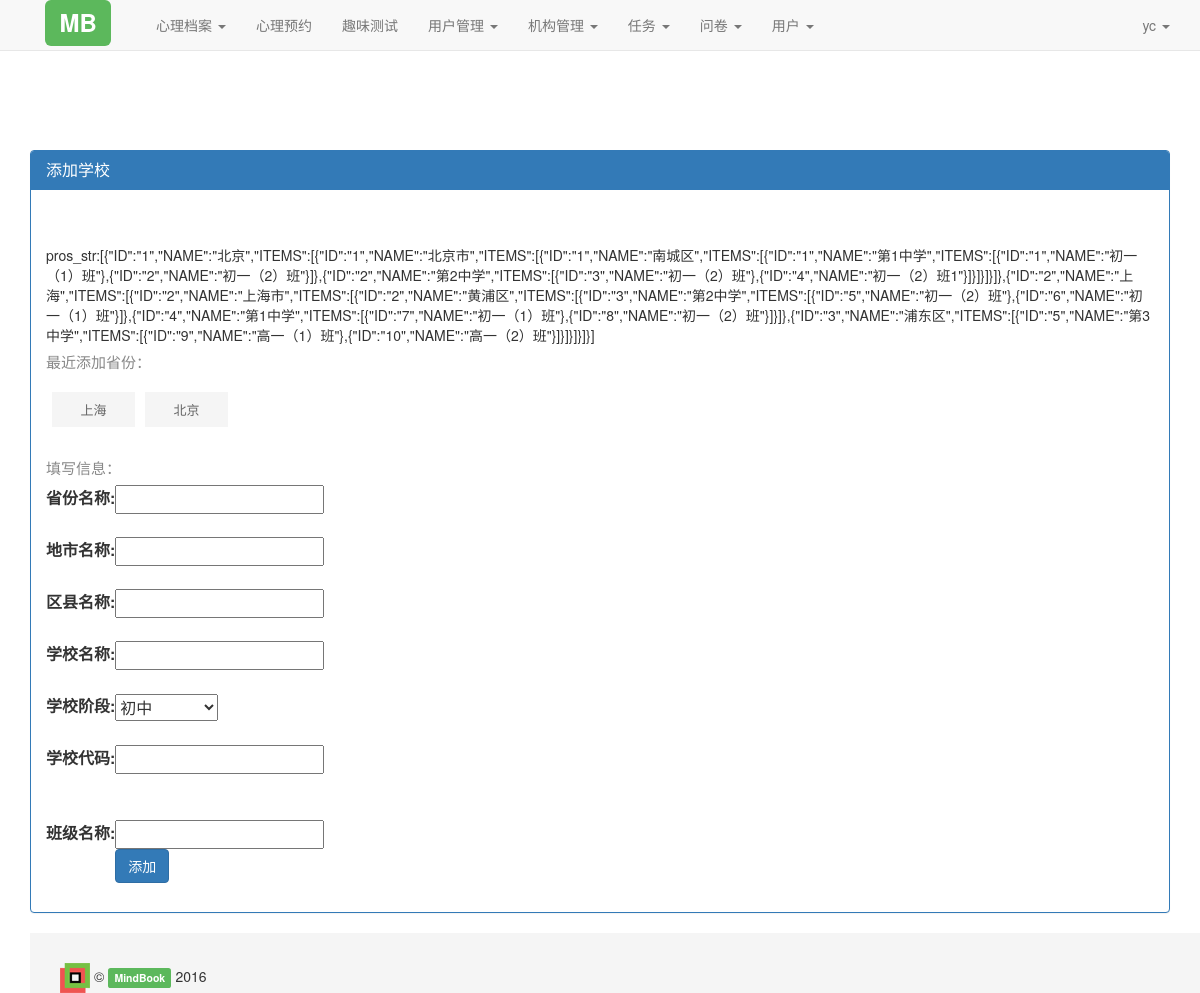
The app's page /account/add_school (signed in), older data.
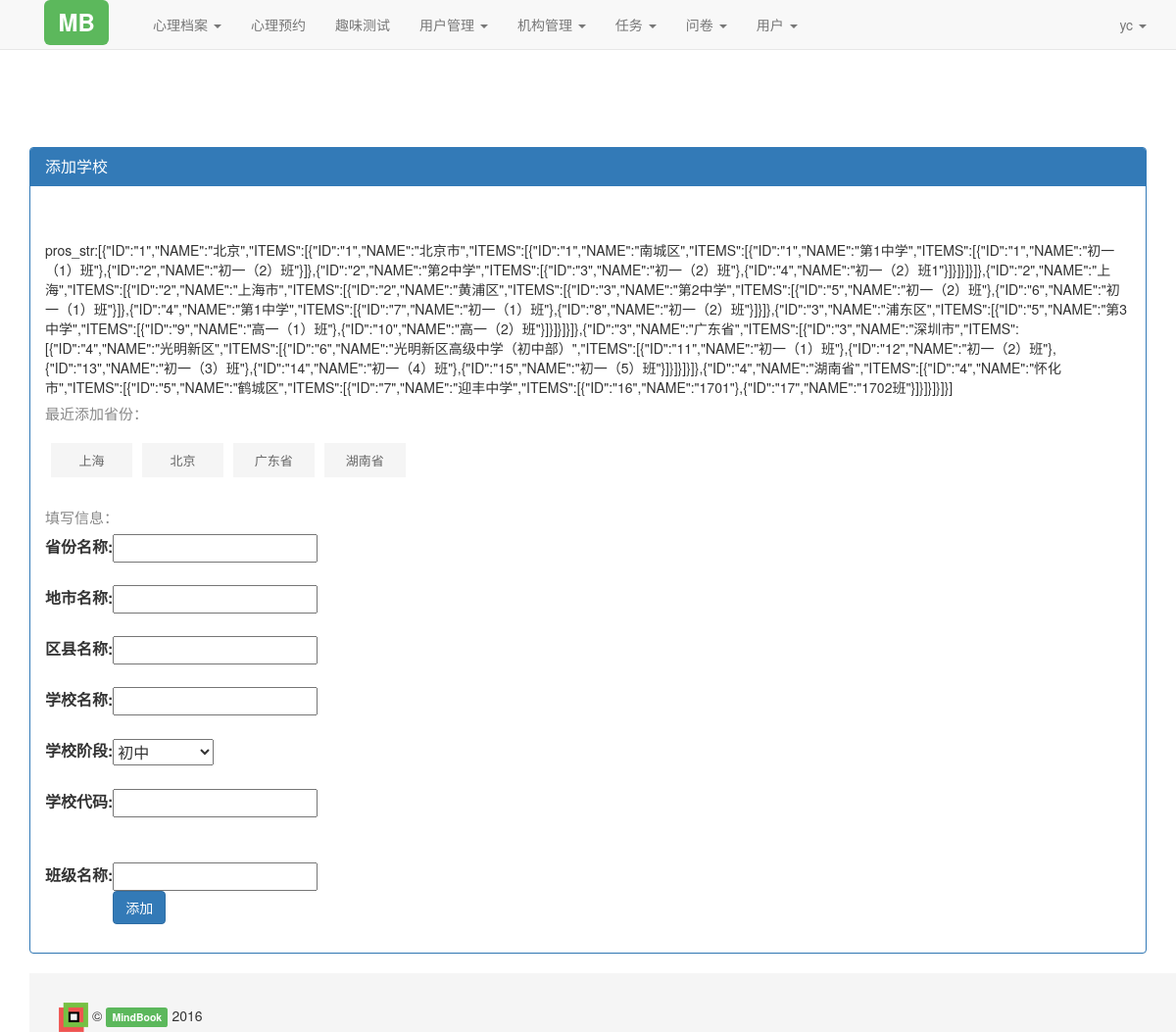
The same page, newer data.
### account/models.py (models this page shows, shortened)
class User(AbstractUser):
    SEX_CHOICES = {
        1: u'男',
        2: u'女',
    }
    ROLE_CHOICES = {
        1: u'学生',
        2: u'老师',
        3: u'班主任',
        4: u'年级主任',
        5: u'校领导',
        6: u'学校管理员',
        7: u'系统管理员',
    }
    location = models.CharField(u'所在地',max_length=30, blank=True)#所在地，省+地市+区县+乡镇或街道
    school = models.ForeignKey('School',verbose_name=u'学校',null=True, blank=True, related_name='school_user')#学校
    class_name = models.CharField(u'班级名称',max_length=30, blank=True)#班级名称
    inschool_date = models.DateField(u'入学年份',blank=True, null=True)#入学年份
    study_id = models.CharField(u'学号',max_length=128, blank=True, null=True)#学号
    role = models.SmallIntegerField(u'角色',default=1, choices=ROLE_CHOICES.items())#角色
    birthday = models.DateField(u'出生日期',null=True, blank=True)#出生日期
    gender = models.SmallIntegerField(u'性别',default=1, choices=SEX_CHOICES.items())#性别
    qq_number = models.CharField(u'QQ号码',max_length=128, blank=True, null=True)#QQ号码
    wechat_number = models.CharField(u'微信号码',max_length=128, blank=True, null=True)#微信号码
    phone_number = models.CharField(u'手机号码',max_length=128, blank=True, null=True)#手机号码
    bio = models.TextField(u'自我介绍',max_length=500, blank=True)#自我介绍
    person_sign = models.CharField(u'个性签名',max_length=128, blank=True, null=True)#个性签名
    picture = models.ImageField(u'头像',upload_to="image/", blank=True,null=True)#头像
    nick_name = models.CharField(u'昵称',max_length=128, blank=True, null=True)#昵称
    real_name = models.CharField(u'真实姓名',max_length=128, blank=True, null=True)#真实姓名
    login_times = models.SmallIntegerField(u'登录次数',blank=True, null=True)#登录次数
    already_toke = models.CharField(u'已经做过的测试',max_length=1280, blank=True, null=True)#已经做过的测试名称
    class Meta:
        permissions = (
            ('can_view_student', u'可以查看学生'),  #到对象级别则分为可以查看：单个学生（自己）、全班学生（自己所在班）、全年级学生、全校学生
            ('can_view_teacher', u'可以查看教师'),
            ('can_view_class', u'可以查看班主任'),
            ('can_view_admin', u'可以查看学校管理员'),
        )

class Province(models.Model):
    province_name = models.CharField(u'省份名称',max_length=30, blank=True)#省份名称
    creater = models.ForeignKey(User,verbose_name=u'创建者', null=True, blank=True, related_name='province_creater')#创建者
    create_time = models.DateTimeField(auto_now_add=True, editable=False, null=True)#创建时间
    update_time = models.DateTimeField(auto_now=True, editable=False, null=True)#更新时间
    class Meta:
        permissions = (
            ('can_view_all_province', u'查看所有省份'),
        )

### account/views.py (the view, shortened to what this page needs)
@permission_required('user.is_staff')
def add_school(request):
    provinces_recent = Province.objects.all().order_by('province_name','-create_time')
    citys_recent = City.objects.all().order_by('city_name','-create_time')[:10]
    districts_recent = District.objects.all().order_by('district_name','-create_time')[:10]
    schools_recent = School.objects.values("school_name").distinct() [:10]
    classes_recent = Class.objects.values("class_name").distinct() [:10]
    province_form = add_province_model_form()
    city_form = add_city_model_form()
    district_form = add_district_model_form()
    school_form = add_school_model_form()
    class_form = add_class_model_form()
    msg = ''
    pros_before = make_proStr()
    return render(request, 'account/add_school.html',{'msg': msg,'form1': province_form,'form2': city_form,'form3': district_form,'form4': school_form,'form5': class_form,
                    'province': provinces_recent,'city': citys_recent,'district': districts_recent,'school': schools_recent,'class': classes_recent,
                    'pros_str':pros_before,})

### account/forms.py
class add_province_model_form(forms.ModelForm):
    class Meta:
        model = Province
        fields = ('province_name',)

class add_city_model_form(forms.ModelForm):
    class Meta:
        model = City
        fields = ('city_name',)

### account/views.py (called while the page is built)
def make_proStr():
    items_str = '['
    for obj in Province.objects.all():
        id_str = str(obj.id)
        name_str = str(obj.province_name)
        items_str += '{"ID":"'+ id_str +'","NAME":"'+ name_str +'","ITEMS":[' + make_cityStr(str(obj.id)) + ']},'
    items_str = items_str[:-1]
    items_str = items_str + ']'
    return items_str

def make_cityStr(province_id):
    items_str = ''
    for obj in City.objects.filter(province_foreign_id=province_id):
        id_str = str(obj.id)
        name_str = str(obj.city_name)
        items_str += '{"ID":"'+ id_str +'","NAME":"'+ name_str +'","ITEMS":[' + make_disStr(str(obj.id)) + ']},'
    items_str = items_str[:-1]
    return items_str

def make_disStr(city_id):
    items_str = ''
    for obj in District.objects.filter(city_foreign_id=city_id):
        id_str = str(obj.id)
        name_str = str(obj.district_name)
        items_str += '{"ID":"'+ id_str +'","NAME":"'+ name_str +'","ITEMS":[' + make_schStr(str(obj.id)) + ']},'
    items_str = items_str[:-1]
    return items_str

def make_schStr(dis_id):
    items_str = ''
    for obj in School.objects.filter(district_foreign_id=dis_id):
        id_str = str(obj.id)
        name_str = str(obj.school_name)
        items_str += '{"ID":"'+ id_str +'","NAME":"'+ name_str +'","ITEMS":[' + make_claStr(str(obj.id)) + ']},'
    items_str = items_str[:-1]
    return items_str

def make_claStr(sch_id):
    items_str = ''
    for obj in Class.objects.filter(school_foreign_id=sch_id):
        id_str = str(obj.id)
        name_str = str(obj.class_name)
        items_str += '{"ID":"'+ id_str +'","NAME":"'+ name_str +'"},'
    items_str = items_str[:-1]
    return items_str

### account/templates/account/add_school.html (shortened to what this page needs)
{% extends 'base.html' %}
{% load staticfiles %}
{% block content %}
<div class="panel panel-primary">
    <div class="panel-heading">
        <h3 class="panel-title">添加学校</h3>
    </div>
    <div  class="panel-body" >
    </br>pros_str:{{ pros_str }}</br>
                <div   id="sheng" >
                {% if province.count %}
                    <span class="_title"> 最近添加省份： </span>
                    <ul class="_citys1" id="sheng_content">
                    {% for sheng in province %}
                        <li > {{ sheng.province_name }}</li>
                    {% endfor %}
                    </ul>
                {% else %}
                    <span class="_title">  当前还没有省份，请填写添加： </span>
                {% endif %}
                </div>
            <div  id="input_info">
                    <span class="_title"> 填写信息： </span>
        <form  class="form-horizontal" action="" method="post">
             <table class="">
            {% for field in form1 %}<tr><td>{{ field.label_tag }}</td> <td>{{ field }} </td><td>{{ field.errors }}</td></tr>{% endfor %}
                <tr><td> &nbsp &nbsp </td></tr>
            {% for field in form2 %}  <tr><td>{{ field.label_tag }}</td> <td>{{ field }} </td><td>{{ field.errors }}</td></tr>
            {% endfor %}
                <tr><td> &nbsp &nbsp </td></tr>
            {% for field in form3 %} <tr><td>{{ field.label_tag }}</td> <td>{{ field }} </td><td>{{ field.errors }}</td></tr>
            {% endfor %}
                <tr><td> &nbsp &nbsp </td></tr>
            {% for field in form4 %}
                <tr><td>{{ field.label_tag }}</td> <td>{{ field }} </td><td>{{ field.errors }}</td></tr>
                <tr><td> &nbsp &nbsp </td></tr>
            {% endfor %}
                <tr><td> &nbsp &nbsp </td></tr>
            {% for field in form5 %}
                <tr><td>{{ field.label_tag }}</td> <td>{{ field }} </td><td>{{ field.errors }}</td></tr>
            {% endfor %}
                <tr><td> &nbsp &nbsp </td><td> <input type="submit" class="btn btn-primary" value="添加"></input> </td></tr>
                </div>
    </div>
</div>
{% endblock %}

### templates/base.html (shortened to what this page needs)
﻿{% load staticfiles %}
<!DOCTYPE html>
<html lang="zh-CN">
  <head>
    <link href="{% static 'css/bootstrap.min.css' %}" rel="stylesheet">
    <link href="{% static 'css/loading.css' %}" rel="stylesheet">
    <link href="{% static 'css/offcanvas.css' %}" rel="stylesheet">
    <link href="{% static 'css/sticky-footer-navbar.css' %}" rel="stylesheet">
  </head>
  <body>
    <nav class="navbar navbar-default navbar-fixed-top">
      <div class="container">
        <div class="navbar-header">
          <a class="navbar-brand" href="/" ><span class="label label-success">MB</span></a>
        </div>
        <div id="navbar" class="navbar-collapse collapse">
        <ul class="nav navbar-nav">
                    <li class="dropdown">
                      <a href="/#" class="dropdown-toggle" data-toggle="dropdown" role="button" aria-haspopup="true" aria-expanded="false">心理档案 <span class="caret"></span></a>
                    </li>
                        <li><a href="{% url 'home' %}">心理预约</a></li>
                        <li><a href="{% url 'home' %}">趣味测试</a></li>
                    <li class="dropdown">
                      <a href="/#" class="dropdown-toggle" data-toggle="dropdown" role="button" aria-haspopup="true" aria-expanded="false">用户管理 <span class="caret"></span></a>
                    </li>
            {% if  user.is_staff%}
                    <li class="dropdown">
                      <a href="/#" class="dropdown-toggle" data-toggle="dropdown" role="button" aria-haspopup="true" aria-expanded="false">机构管理 <span class="caret"></span></a>
                    </li>
            {% endif %}
          </ul>
        {% if user.is_authenticated %}
        <ul class="nav navbar-nav">
            {% if perms.accounts.is_teacher %}
                    <li class="dropdown">
                      <a href="/#" class="dropdown-toggle" data-toggle="dropdown" role="button" aria-haspopup="true" aria-expanded="false">任务 <span class="caret"></span></a>
                    </li>
                    <li class="dropdown">
                      <a href="/#" class="dropdown-toggle" data-toggle="dropdown" role="button" aria-haspopup="true" aria-expanded="false">问卷 <span class="caret"></span></a>
                    </li>
                    <li class="dropdown">
                      <a href="/#" class="dropdown-toggle" data-toggle="dropdown" role="button" aria-haspopup="true" aria-expanded="false">用户 <span class="caret"></span></a>
                    </li>
            {% endif %}
          </ul>
          <ul class="nav navbar-nav navbar-right">
            <li class="dropdown">
              <a href="/" class="dropdown-toggle" data-toggle="dropdown" role="button" aria-haspopup="true" aria-expanded="false">{{user.username}} <span class="caret"></span></a>
            </li>
          </ul>
      {% else %}
        <ul class="nav navbar-nav navbar-right">
             <li > <a href="/" class="dropdown-toggle" >登录</a></li>
              <li><a href="{% url 'select_school' %}">注册</a></li>
    {% block navbar_right %}{% endblock %}
        </ul>
      {% endif %}
        </div>
      </div>
    </nav>
  <div class="container">
{% block content %}
{% endblock %}
    </div>
    <footer class="footer">
      <div class="container">
 <img src="{% static 'image/logo_30.png' %}" alt=""/>
        © <span class="label label-success">MindBook</span> 2016
      </div>
    </footer>
  </body>
</html>

### common_static/css/offcanvas.css (style rules this page uses)
html, body { overflow-x: hidden; }
body { padding-top: 70px; }
footer { padding: 30px 0; }

### common_static/css/sticky-footer-navbar.css (style rules this page uses)
html { position: relative; min-height: 100%; }
body { margin-bottom: 60px; }
.footer { position: absolute; bottom: 0; width: 100%; height: 60px; background-color: #f5f5f5; }
body > .container { padding: 60px 15px 0; }
.footer > .container { padding-right: 15px; padding-left: 15px; }

### account/templates/account/add_school.html (style rules this page uses)
._title { display: inline-block; line-height: 34px; font-size: 15px; color: #888; width: 100%; text-align: left; }
._citys1 { width: 100%; display: inline-block; padding: 10px 0; }
._citys1 li { width: 83px; height: 35px; display: inline-block; background-color: #f5f5f5; color: #666; margin-left: 6px; margin-top: 3px; line-height: 35px; text-align: center; cursor: pointer; font-size: 13px; overflow: hidden; }
#sheng { color:blue;display: block }

Row changes from the older to the newer data that the page shows:
added Province: province_name "广东省"
added Province: province_name "湖南省"
Text that changed along with them:
{{ pros_str }}: "[{\"ID\":\"1\",\"NAME\":\"北京\",\"ITEMS\":[{\"ID\":\"1\",\"NAME\":\"北京市\",\"ITEMS\":[{\"ID\":\"1\",\"NAME\":\"南城区\",\"ITEMS\":[{\"ID\":\"1\",\"NAME\":\"第1中学\",\"ITEMS\":[{\"ID\":\"1\",\"NAME\":\"初一（1）班\"},{\"ID\":\"2\",\"NAME\":\"初一（2）班\"}]},{\"ID\":\"2\",\"NAME\":\"第2中学\",\"ITEMS\":[{\"ID\":\"3\",\"NAME\":\"初一（2）班\"},{\"ID\":\"4\",\"NAME\":\"初一（2）班1\"}]}]}]}]},{\"ID\":\"2\",\"NAME\":\"上海\",\"ITEMS\":[{\"ID\":\"2\",\"NAME\":\"上海市\",\"ITEMS\":[{\"ID\":\"2\",\"NAME\":\"黄浦区\",\"ITEMS\":[{\"ID\":\"3\",\"NAME\":\"第2中学\",\"ITEMS\":[{\"ID\":\"5\",\"NAME\":\"初一（2）班\"},{\"ID\":\"6\",\"NAME\":\"初一（1）班\"}]},{\"ID\":\"4\",\"NAME\":\"第1中学\",\"ITEMS\":[{\"ID\":\"7\",\"NAME\":\"初一（1）班\"},{\"ID\":\"8\",\"NAME\":\"初一（2）班\"}]}]},{\"ID\":\"3\",\"NAME\":\"浦东区\",\"ITEMS\":[{\"ID\":\"5\",\"NAME\":\"第3中学\",\"ITEMS\":[{\"ID\":\"9\",\"NAME\":\"高一（1）班\"},{\"ID\":\"10\",\"NAME\":\"高一（2）班\"}]}]}]}]}]" → "[{\"ID\":\"1\",\"NAME\":\"北京\",\"ITEMS\":[{\"ID\":\"1\",\"NAME\":\"北京市\",\"ITEMS\":[{\"ID\":\"1\",\"NAME\":\"南城区\",\"ITEMS\":[{\"ID\":\"1\",\"NAME\":\"第1中学\",\"ITEMS\":[{\"ID\":\"1\",\"NAME\":\"初一（1）班\"},{\"ID\":\"2\",\"NAME\":\"初一（2）班\"}]},{\"ID\":\"2\",\"NAME\":\"第2中学\",\"ITEMS\":[{\"ID\":\"3\",\"NAME\":\"初一（2）班\"},{\"ID\":\"4\",\"NAME\":\"初一（2）班1\"}]}]}]}]},{\"ID\":\"2\",\"NAME\":\"上海\",\"ITEMS\":[{\"ID\":\"2\",\"NAME\":\"上海市\",\"ITEMS\":[{\"ID\":\"2\",\"NAME\":\"黄浦区\",\"ITEMS\":[{\"ID\":\"3\",\"NAME\":\"第2中学\",\"ITEMS\":[{\"ID\":\"5\",\"NAME\":\"初一（2）班\"},{\"ID\":\"6\",\"NAME\":\"初一（1）班\"}]},{\"ID\":\"4\",\"NAME\":\"第1中学\",\"ITEMS\":[{\"ID\":\"7\",\"NAME\":\"初一（1）班\"},{\"ID\":\"8\",\"NAME\":\"初一（2）班\"}]}]},{\"ID\":\"3\",\"NAME\":\"浦东区\",\"ITEMS\":[{\"ID\":\"5\",\"NAME\":\"第3中学\",\"ITEMS\":[{\"ID\":\"9\",\"NAME\":\"高一（1）班\"},{\"ID\":\"10\",\"NAME\":\"高一（2）班\"}]}]}]}]},{\"ID\":\"3\",\"NAME\"…"
